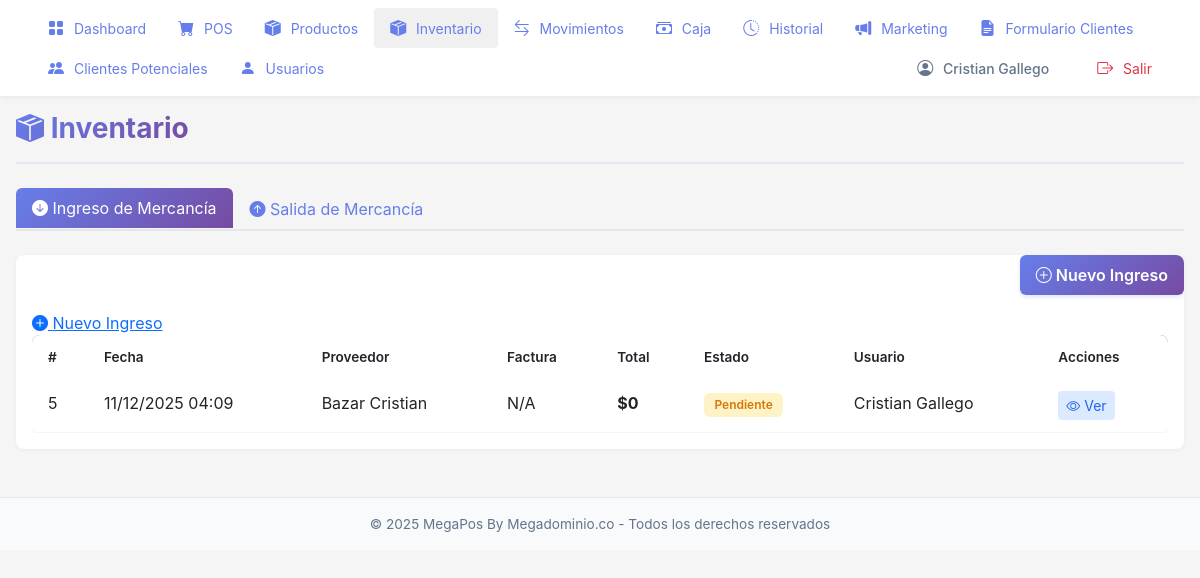
The app's page /inventario/ (signed in), older data.
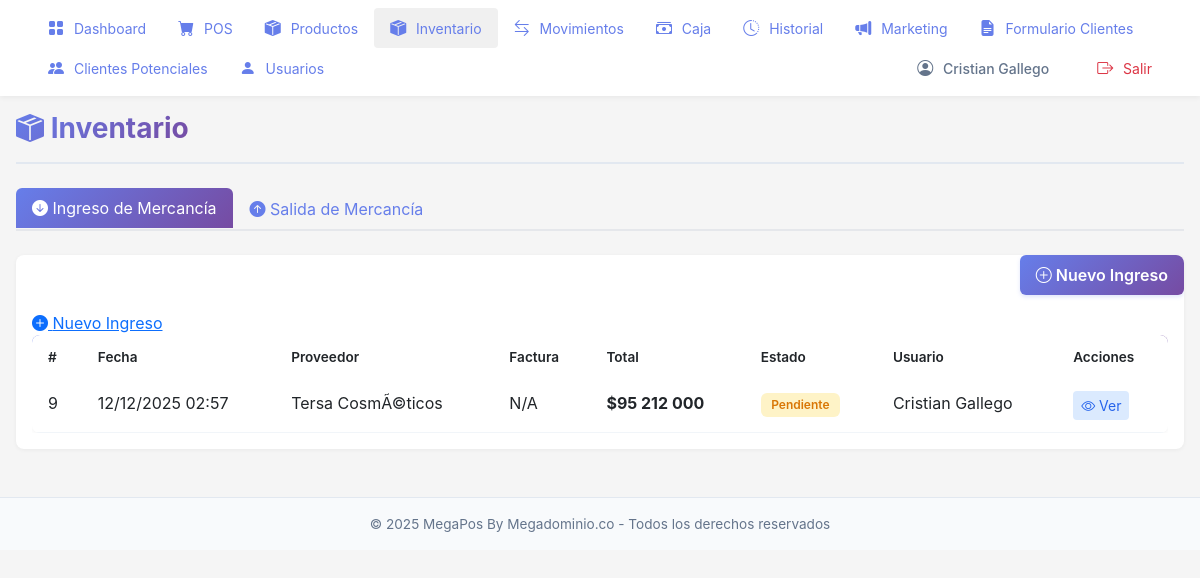
The same page, newer data.
### pos/models.py (models this page shows, shortened)
class IngresoMercancia(models.Model):
    fecha = models.DateTimeField(
        default=timezone.now,
        db_index=True,
        verbose_name='Fecha'
    )
    proveedor = models.CharField(
        max_length=200,
        verbose_name='Proveedor'
    )
    numero_factura = models.CharField(
        max_length=100,
        null=True,
        blank=True,
        verbose_name='Número de Factura'
    )
    total = models.IntegerField(
        default=0,
        verbose_name='Total'
    )
    observaciones = models.TextField(
        null=True,
        blank=True,
        verbose_name='Observaciones'
    )
    usuario = models.ForeignKey(
        User,
        on_delete=models.PROTECT,
        related_name='ingresos_mercancia',
        verbose_name='Usuario'
    )
    completado = models.BooleanField(
        default=False,
        verbose_name='Completado'
    )
    class Meta:
        verbose_name = 'Ingreso de Mercancía'
        verbose_name_plural = 'Ingresos de Mercancía'
        ordering = ['-fecha']

### pos/views.py (the view)
# urls.py: path('inventario/', views.inventario_view, name='inventario'),
@login_required
@requiere_rol('Administradores', 'Inventario')
def inventario_view(request):
    from django.core.paginator import Paginator, EmptyPage, PageNotAnInteger
    ingresos_list = IngresoMercancia.objects.all().order_by('-fecha')
    salidas_list = SalidaMercancia.objects.all().order_by('-fecha')
    paginator_ingresos = Paginator(ingresos_list, 20)
    paginator_salidas = Paginator(salidas_list, 20)
    page = request.GET.get('page', 1)
    try:
        ingresos = paginator_ingresos.page(page)
    except PageNotAnInteger:
        ingresos = paginator_ingresos.page(1)
    except EmptyPage:
        ingresos = paginator_ingresos.page(paginator_ingresos.num_pages)
    try:
        salidas = paginator_salidas.page(page)
    except PageNotAnInteger:
        salidas = paginator_salidas.page(1)
    except EmptyPage:
        salidas = paginator_salidas.page(paginator_salidas.num_pages)
    tipo_activo = request.GET.get('tipo', 'ingreso')  # 'ingreso' o 'salida'
    context = {
        'ingresos': ingresos,
        'salidas': salidas,
        'tipo_activo': tipo_activo,
    }
    return render(request, 'pos/inventario.html', context)

### pos/context_processors.py (called while the page is built)
def sistema_info(request):
    return {
        'SISTEMA_NOMBRE': 'MegaPos By Megadominio.co',
        'SISTEMA_VERSION': '1.0',
        'DEBUG': settings.DEBUG,
    }

### pos/views.py (called while the page is built)
def requiere_rol(*nombres_roles):
    def decorator(view_func):
        @wraps(view_func)
        def wrapper(request, *args, **kwargs):
            if not request.user.is_authenticated:
                messages.error(request, 'Debes iniciar sesión para acceder')
                return redirect('pos:login')
            if request.user.is_superuser:
                return view_func(request, *args, **kwargs)
            if not tiene_rol(request.user, *nombres_roles):
                messages.error(request, 'No tienes permisos para acceder a esta sección')
                return redirect('pos:home')
            return view_func(request, *args, **kwargs)
        return wrapper
    return decorator

### pos/templates/pos/inventario.html (shortened to what this page needs)
{% extends 'pos/base.html' %}
{% load humanize %}
{% block content %}
<div class="page-container">
    <div class="page-header">
        <h1><i class="bi bi-box-seam-fill"></i> Inventario</h1>
    </div>
    <ul class="nav nav-tabs mb-4" style="border-bottom: 2px solid #e5e7eb;">
        <li class="nav-item">
            <a class="nav-link {% if tipo_activo == 'ingreso' %}active{% endif %}"
               href="{% url 'pos:inventario' %}?tipo=ingreso"
               style="{% if tipo_activo == 'ingreso' %}background: linear-gradient(135deg, #667eea 0%, #764ba2 100%); color: white; border: none;{% else %}color: #667eea;{% endif %}">
                <i class="bi bi-arrow-down-circle-fill"></i> Ingreso de Mercancía
            </a>
        </li>
        <li class="nav-item">
            <a class="nav-link {% if tipo_activo == 'salida' %}active{% endif %}"
               href="{% url 'pos:inventario' %}?tipo=salida"
               style="{% if tipo_activo == 'salida' %}background: linear-gradient(135deg, #667eea 0%, #764ba2 100%); color: white; border: none;{% else %}color: #667eea;{% endif %}">
                <i class="bi bi-arrow-up-circle-fill"></i> Salida de Mercancía
            </a>
        </li>
    </ul>
    {% if tipo_activo == 'ingreso' %}
    <div class="card-modern">
        <div class="card-header-modern">
            <div class="d-flex justify-content-between align-items-center">
                <h3 style="margin: 0; color: white;">Ingreso de Mercancía</h3>
                {% if es_inventario or es_administrador %}
                <a href="{% url 'pos:crear_ingreso' %}" class="btn btn-primary-pos">
                    <i class="bi bi-plus-circle"></i> Nuevo Ingreso
                </a>
                {% endif %}
            </div>
        </div>
        <div class="card-body">
            {% if es_inventario or es_administrador %}
            <a href="{% url 'pos:crear_ingreso' %}" class="btn-nuevo-mobile">
                <i class="bi bi-plus-circle-fill"></i> Nuevo Ingreso
            </a>
            {% endif %}
            <div class="table-responsive">
                <table class="table-modern table">
                    <thead>
                    <tr>
                        <th>#</th>
                        <th>Fecha</th>
                        <th>Proveedor</th>
                        <th>Factura</th>
                        <th>Total</th>
                        <th>Estado</th>
                        <th>Usuario</th>
                        <th>Acciones</th>
                    </tr>
                </thead>
                <tbody>
                    {% for ingreso in ingresos %}
                    <tr>
                        <td>{{ ingreso.id }}</td>
                        <td>{{ ingreso.fecha|date:"d/m/Y H:i" }}</td>
                        <td>{{ ingreso.proveedor }}</td>
                        <td>{{ ingreso.numero_factura|default:"N/A" }}</td>
                        <td><strong>${{ ingreso.total|intcomma }}</strong></td>
                        <td>
                            {% if ingreso.completado %}
                            <span class="badge badge-modern badge-success-modern">Completado</span>
                            {% else %}
                            <span class="badge badge-modern badge-warning-modern">Pendiente</span>
                            {% endif %}
                        </td>
                        <td>
                            {% if ingreso.usuario %}
                                {{ ingreso.usuario.get_full_name|default:ingreso.usuario.username }}
                            {% else %}
                                Sistema
                            {% endif %}
                        </td>
                        <td>
                            {% if es_inventario or es_administrador %}
                            <a href="{% url 'pos:detalle_ingreso' ingreso.id %}" class="btn btn-sm" style="background: #dbeafe; color: #2563eb; border: none;">
                                <i class="bi bi-eye"></i> Ver
                            </a>
                            {% endif %}
                        </td>
                    </tr>
                    {% empty %}
                    <tr>
                        <td colspan="8" class="text-center text-muted">No hay ingresos registrados</td>
                    </tr>
                    {% endfor %}
                </tbody>
                </table>
            </div>
        </div>
    </div>
    {% endif %}
</div>
{% endblock %}

### pos/templates/pos/base.html (shortened to what this page needs)
<!DOCTYPE html>
<html lang="es">
<head>
    <link href="https://cdn.jsdelivr.net/npm/bootstrap@5.3.0/dist/css/bootstrap.min.css" rel="stylesheet">
    <link rel="stylesheet" href="https://cdn.jsdelivr.net/npm/bootstrap-icons@1.11.0/font/bootstrap-icons.css">
</head>
<body>
    {% load humanize %}
    {% if user.is_authenticated %}
    <nav class="top-nav">
        <ul class="nav-menu">
            <li class="nav-item">
                <a href="{% url 'pos:home' %}" class="nav-link-custom {% if request.path == '/' %}active{% endif %}">
                    <i class="bi bi-grid-fill"></i> Dashboard
                </a>
            </li>
            <li class="nav-item">
                <a href="{% url 'pos:vender' %}" class="nav-link-custom {% if 'vender' in request.path %}active{% endif %}">
                    <i class="bi bi-cart-fill"></i> POS
                </a>
            </li>
            <li class="nav-item">
                <a href="{% url 'pos:productos' %}" class="nav-link-custom {% if 'productos' in request.path %}active{% endif %}">
                    <i class="bi bi-box-seam-fill"></i> Productos
                </a>
            </li>
            <li class="nav-item">
                <a href="{% url 'pos:inventario' %}" class="nav-link-custom {% if 'inventario' in request.path or 'ingreso-mercancia' in request.path or 'salida-mercancia' in request.path %}active{% endif %}">
                    <i class="bi bi-box-seam-fill"></i> Inventario
                </a>
            </li>
            <li class="nav-item">
                <a href="{% url 'pos:movimientos_inventario' %}" class="nav-link-custom {% if 'movimientos-inventario' in request.path %}active{% endif %}">
                    <i class="bi bi-arrow-left-right"></i> Movimientos
                </a>
            </li>
            <li class="nav-item">
                <a href="{% url 'pos:caja' %}" class="nav-link-custom {% if 'caja' in request.path and 'caja-gastos' not in request.path %}active{% endif %}">
                    <i class="bi bi-cash-stack"></i> Caja
                </a>
            </li>
            <li class="nav-item">
                <a href="{% url 'pos:lista_ventas' %}" class="nav-link-custom {% if 'ventas' in request.path or 'historial' in request.path %}active{% endif %}">
                    <i class="bi bi-clock-history"></i> Historial
                </a>
            </li>
            <li class="nav-item">
                <a href="{% url 'pos:marketing' %}" class="nav-link-custom {% if 'marketing' in request.path %}active{% endif %}">
                    <i class="bi bi-megaphone-fill"></i> Marketing
                </a>
            </li>
            <li class="nav-item">
                <a href="{% url 'pos:formulario_clientes' %}" class="nav-link-custom {% if 'formulario-clientes' in request.path %}active{% endif %}">
                    <i class="bi bi-file-earmark-text-fill"></i> Formulario Clientes
                </a>
            </li>
            <li class="nav-item">
                <a href="{% url 'pos:clientes_potenciales' %}" class="nav-link-custom {% if 'clientes-potenciales' in request.path %}active{% endif %}">
                    <i class="bi bi-people-fill"></i> Clientes Potenciales
                </a>
            </li>
            {% if user.is_staff %}
            <li class="nav-item">
                <a href="{% url 'pos:usuarios' %}" class="nav-link-custom {% if 'usuarios' in request.path %}active{% endif %}">
                    <i class="bi bi-person-fill"></i> Usuarios
                </a>
            </li>
            {% endif %}
            <li class="nav-item ms-auto" style="display: flex; align-items: center; gap: 1rem;">
                <span class="nav-link-custom" style="color: #64748b; font-weight: 500; cursor: default;">
                    <i class="bi bi-person-circle"></i> {{ user.get_full_name|default:user.username }}
                </span>
                <a href="#" class="nav-link-custom text-danger" id="logout-link">
                    <i class="bi bi-box-arrow-right"></i> Salir
                </a>
            </li>
        </ul>
    </nav>
    <div class="main-container">
        {% block content %}{% endblock %}
    </div>
    {% else %}
    <div class="container">
        {% block full_content %}{% endblock %}
    </div>
    {% endif %}
    {% if user.is_authenticated %}
    <footer style="background: #f8fafc; border-top: 1px solid #e2e8f0; padding: 1rem; text-align: center; color: #64748b; font-size: 0.85rem; margin-top: 2rem;">
        <p style="margin: 0;">
            &copy; {% now "Y" %} MegaPos By Megadominio.co - Todos los derechos reservados
        </p>
    </footer>
    {% endif %}
</body>
</html>

### pos/templates/pos/base.html (style rules this page uses)
* { margin: 0; padding: 0; box-sizing: border-box; }
body { font-family: -apple-system, BlinkMacSystemFont, 'Segoe UI', Roboto, Oxygen, Ubuntu, sans-serif; background: #f5f5f5; color: #333; margin: 0; padding: 0; width: 100%; overflow-x: hidden; }
.top-nav { background: white; box-shadow: 0 2px 5px rgba(0,0,0,0.05); padding: 0.5rem 2rem; position: sticky; top: 0; z-index: 1000; display: flex; align-items: center; justify-content: space-between; }
.nav-menu { display: flex; list-style: none; margin: 0; padding: 0; flex-wrap: wrap; flex: 1; }
.nav-item { flex: 0 0 auto; }
.nav-link-custom { display: inline-block; padding: 0.5rem 1rem; color: #667eea; text-decoration: none; border-radius: 4px; transition: background 0.2s; white-space: nowrap; font-size: 14px; }
.nav-link-custom:hover, .nav-link-custom.active { background: #f0f0f0; }
.nav-link-custom i { margin-right: 6px; font-size: 16px; }
.main-container { padding: 0; margin: 0; width: 100%; box-sizing: border-box; }
.card-modern { background: white; border-radius: 8px; box-shadow: 0 1px 4px rgba(0,0,0,0.05); border: none; overflow: hidden; }
.card-modern .card-body { padding: 1rem; }
.btn-primary-pos { background: linear-gradient(135deg, #667eea 0%, #764ba2 100%); color: white; border: none; border-radius: 6px; padding: 0.5rem 1rem; font-weight: 600; transition: all 0.2s ease; box-shadow: 0 2px 4px rgba(102, 126, 234, 0.2); }
.table-modern { background: white; border-radius: 8px; overflow: hidden; box-shadow: 0 1px 4px rgba(0,0,0,0.05); }
.table-modern thead { background: linear-gradient(135deg, #667eea 0%, #764ba2 100%); color: white; }
.table-modern thead th { border: none; padding: 0.75rem 1rem; font-weight: 600; font-size: 0.85rem; }
.table-modern tbody tr { transition: all 0.2s ease; }
.table-modern tbody td { padding: 0.75rem 1rem; border-bottom: 1px solid #f1f5f9; }
.badge-modern { padding: 0.35rem 0.65rem; border-radius: 6px; font-weight: 600; font-size: 0.75rem; }
.badge-warning-modern { background: #fef3c7; color: #d97706; }
.page-container { padding: 1rem; max-width: 1400px; margin: 0 auto; }
.page-header { display: flex; justify-content: space-between; align-items: center; margin-bottom: 1.5rem; padding-bottom: 1rem; border-bottom: 2px solid #e2e8f0; }
.page-header h1 { font-size: 1.75rem; font-weight: 700; background: linear-gradient(135deg, #667eea 0%, #764ba2 100%); -webkit-background-clip: text; -webkit-text-fill-color: transparent; background-clip: text; margin: 0; }
.table { margin-bottom: 0; }
.table thead { background: linear-gradient(135deg, #667eea 0%, #764ba2 100%); color: white; }
.table thead th { border: none; font-weight: 600; }
.table tbody tr { transition: all 0.2s ease; }
.badge { padding: 0.35rem 0.65rem; border-radius: 6px; font-weight: 600; }

Row changes from the older to the newer data that the page shows:
removed IngresoMercancia: id "5", fecha "11/12/2025 04:09", proveedor "Bazar Cristian", numero_factura "N/A", total "0", completado "Pendiente", usuario.get_full_name "Cristian Gallego"
added IngresoMercancia: id "9", fecha "12/12/2025 02:57", proveedor "Tersa CosmÃ©ticos", numero_factura "N/A", total "95 212 000", completado "Pendiente", usuario.get_full_name "Cristian Gallego"
